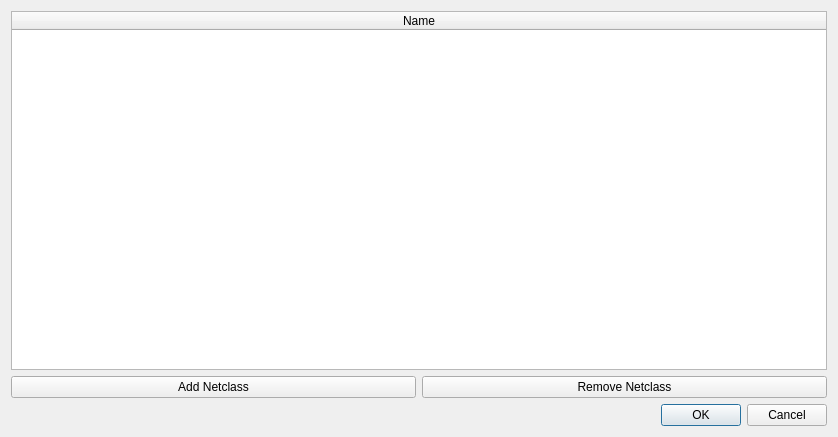
<?xml version="1.0" encoding="UTF-8"?>
<ui version="4.0">
 <class>EditNetClassesDialog</class>
 <widget class="QDialog" name="EditNetClassesDialog">
  <property name="windowModality">
   <enum>Qt::WindowModal</enum>
  </property>
  <property name="geometry">
   <rect>
    <x>0</x>
    <y>0</y>
    <width>838</width>
    <height>437</height>
   </rect>
  </property>
  <property name="windowTitle">
   <string>Net Classes</string>
  </property>
  <layout class="QVBoxLayout" name="verticalLayout">
   <item>
    <widget class="QTableWidget" name="tableWidget">
     <property name="selectionBehavior">
      <enum>QAbstractItemView::SelectRows</enum>
     </property>
     <attribute name="horizontalHeaderHighlightSections">
      <bool>false</bool>
     </attribute>
     <attribute name="horizontalHeaderStretchLastSection">
      <bool>true</bool>
     </attribute>
     <attribute name="verticalHeaderHighlightSections">
      <bool>false</bool>
     </attribute>
     <column>
      <property name="text">
       <string>Name</string>
      </property>
     </column>
    </widget>
   </item>
   <item>
    <layout class="QHBoxLayout" name="horizontalLayout">
     <item>
      <widget class="QPushButton" name="btnAdd">
       <property name="text">
        <string>Add Netclass</string>
       </property>
      </widget>
     </item>
     <item>
      <widget class="QPushButton" name="btnRemove">
       <property name="text">
        <string>Remove Netclass</string>
       </property>
      </widget>
     </item>
    </layout>
   </item>
   <item>
    <widget class="QDialogButtonBox" name="buttonBox">
     <property name="orientation">
      <enum>Qt::Horizontal</enum>
     </property>
     <property name="standardButtons">
      <set>QDialogButtonBox::Cancel|QDialogButtonBox::Ok</set>
     </property>
    </widget>
   </item>
  </layout>
 </widget>
 <resources/>
 <connections>
  <connection>
   <sender>buttonBox</sender>
   <signal>accepted()</signal>
   <receiver>EditNetClassesDialog</receiver>
   <slot>accept()</slot>
   <hints>
    <hint type="sourcelabel">
     <x>248</x>
     <y>254</y>
    </hint>
    <hint type="destinationlabel">
     <x>157</x>
     <y>274</y>
    </hint>
   </hints>
  </connection>
  <connection>
   <sender>buttonBox</sender>
   <signal>rejected()</signal>
   <receiver>EditNetClassesDialog</receiver>
   <slot>reject()</slot>
   <hints>
    <hint type="sourcelabel">
     <x>316</x>
     <y>260</y>
    </hint>
    <hint type="destinationlabel">
     <x>286</x>
     <y>274</y>
    </hint>
   </hints>
  </connection>
 </connections>
</ui>
